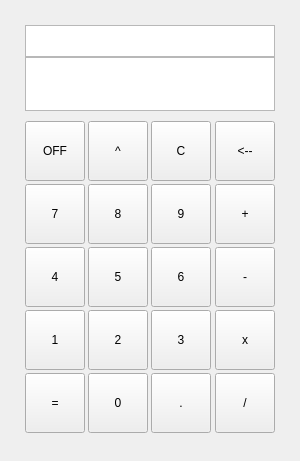
<?xml version="1.0" encoding="UTF-8"?>
<ui version="4.0">
 <class>calculator</class>
 <widget class="QMainWindow" name="calculator">
  <property name="geometry">
   <rect>
    <x>0</x>
    <y>0</y>
    <width>300</width>
    <height>461</height>
   </rect>
  </property>
  <property name="windowTitle">
   <string>calculator</string>
  </property>
  <widget class="QWidget" name="centralwidget">
   <widget class="QPlainTextEdit" name="input">
    <property name="geometry">
     <rect>
      <x>25</x>
      <y>25</y>
      <width>250</width>
      <height>32</height>
     </rect>
    </property>
    <property name="font">
     <font>
      <pointsize>12</pointsize>
     </font>
    </property>
    <property name="readOnly">
     <bool>true</bool>
    </property>
    <property name="plainText">
     <string/>
    </property>
   </widget>
   <widget class="QPlainTextEdit" name="output">
    <property name="geometry">
     <rect>
      <x>25</x>
      <y>57</y>
      <width>250</width>
      <height>54</height>
     </rect>
    </property>
    <property name="font">
     <font>
      <pointsize>20</pointsize>
     </font>
    </property>
    <property name="readOnly">
     <bool>true</bool>
    </property>
    <property name="plainText">
     <string/>
    </property>
   </widget>
   <widget class="QPushButton" name="off">
    <property name="geometry">
     <rect>
      <x>25</x>
      <y>121</y>
      <width>60</width>
      <height>60</height>
     </rect>
    </property>
    <property name="text">
     <string>OFF</string>
    </property>
   </widget>
   <widget class="QPushButton" name="exp">
    <property name="geometry">
     <rect>
      <x>88</x>
      <y>121</y>
      <width>60</width>
      <height>60</height>
     </rect>
    </property>
    <property name="text">
     <string>^</string>
    </property>
   </widget>
   <widget class="QPushButton" name="clear">
    <property name="geometry">
     <rect>
      <x>151</x>
      <y>121</y>
      <width>60</width>
      <height>60</height>
     </rect>
    </property>
    <property name="text">
     <string>C</string>
    </property>
   </widget>
   <widget class="QPushButton" name="erase">
    <property name="geometry">
     <rect>
      <x>215</x>
      <y>121</y>
      <width>60</width>
      <height>60</height>
     </rect>
    </property>
    <property name="text">
     <string>&lt;--</string>
    </property>
   </widget>
   <widget class="QPushButton" name="seven">
    <property name="geometry">
     <rect>
      <x>25</x>
      <y>184</y>
      <width>60</width>
      <height>60</height>
     </rect>
    </property>
    <property name="text">
     <string>7</string>
    </property>
   </widget>
   <widget class="QPushButton" name="add">
    <property name="geometry">
     <rect>
      <x>215</x>
      <y>184</y>
      <width>60</width>
      <height>60</height>
     </rect>
    </property>
    <property name="text">
     <string>+</string>
    </property>
   </widget>
   <widget class="QPushButton" name="eight">
    <property name="geometry">
     <rect>
      <x>88</x>
      <y>184</y>
      <width>60</width>
      <height>60</height>
     </rect>
    </property>
    <property name="text">
     <string>8</string>
    </property>
   </widget>
   <widget class="QPushButton" name="nine">
    <property name="geometry">
     <rect>
      <x>151</x>
      <y>184</y>
      <width>60</width>
      <height>60</height>
     </rect>
    </property>
    <property name="text">
     <string>9</string>
    </property>
   </widget>
   <widget class="QPushButton" name="four">
    <property name="geometry">
     <rect>
      <x>25</x>
      <y>247</y>
      <width>60</width>
      <height>60</height>
     </rect>
    </property>
    <property name="text">
     <string>4</string>
    </property>
   </widget>
   <widget class="QPushButton" name="sub">
    <property name="geometry">
     <rect>
      <x>215</x>
      <y>247</y>
      <width>60</width>
      <height>60</height>
     </rect>
    </property>
    <property name="text">
     <string>-</string>
    </property>
   </widget>
   <widget class="QPushButton" name="two">
    <property name="geometry">
     <rect>
      <x>88</x>
      <y>310</y>
      <width>60</width>
      <height>60</height>
     </rect>
    </property>
    <property name="text">
     <string>2</string>
    </property>
   </widget>
   <widget class="QPushButton" name="mul">
    <property name="geometry">
     <rect>
      <x>215</x>
      <y>310</y>
      <width>60</width>
      <height>60</height>
     </rect>
    </property>
    <property name="text">
     <string>x</string>
    </property>
   </widget>
   <widget class="QPushButton" name="five">
    <property name="geometry">
     <rect>
      <x>88</x>
      <y>247</y>
      <width>60</width>
      <height>60</height>
     </rect>
    </property>
    <property name="text">
     <string>5</string>
    </property>
   </widget>
   <widget class="QPushButton" name="one">
    <property name="geometry">
     <rect>
      <x>25</x>
      <y>310</y>
      <width>60</width>
      <height>60</height>
     </rect>
    </property>
    <property name="text">
     <string>1</string>
    </property>
   </widget>
   <widget class="QPushButton" name="six">
    <property name="geometry">
     <rect>
      <x>151</x>
      <y>247</y>
      <width>60</width>
      <height>60</height>
     </rect>
    </property>
    <property name="text">
     <string>6</string>
    </property>
   </widget>
   <widget class="QPushButton" name="three">
    <property name="geometry">
     <rect>
      <x>151</x>
      <y>310</y>
      <width>60</width>
      <height>60</height>
     </rect>
    </property>
    <property name="text">
     <string>3</string>
    </property>
   </widget>
   <widget class="QPushButton" name="deci">
    <property name="geometry">
     <rect>
      <x>151</x>
      <y>373</y>
      <width>60</width>
      <height>60</height>
     </rect>
    </property>
    <property name="text">
     <string>.</string>
    </property>
   </widget>
   <widget class="QPushButton" name="zero">
    <property name="geometry">
     <rect>
      <x>88</x>
      <y>373</y>
      <width>60</width>
      <height>60</height>
     </rect>
    </property>
    <property name="text">
     <string>0</string>
    </property>
   </widget>
   <widget class="QPushButton" name="equal">
    <property name="geometry">
     <rect>
      <x>25</x>
      <y>373</y>
      <width>60</width>
      <height>60</height>
     </rect>
    </property>
    <property name="text">
     <string>=</string>
    </property>
   </widget>
   <widget class="QPushButton" name="quo">
    <property name="geometry">
     <rect>
      <x>215</x>
      <y>373</y>
      <width>60</width>
      <height>60</height>
     </rect>
    </property>
    <property name="text">
     <string>/</string>
    </property>
   </widget>
  </widget>
 </widget>
 <resources/>
 <connections/>
</ui>
